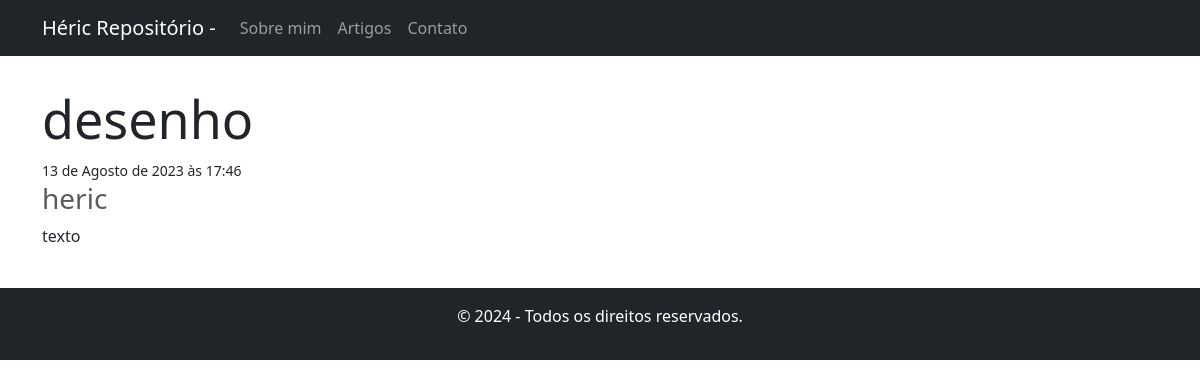
Screenshot of /3/ with the database file from the repository.
### poems/models.py (models this page shows, shortened)
class Poema(models.Model):
    titulo = models.CharField(max_length=200)
    autor = models.CharField(max_length=100)
    exceto = models.TextField(null=True, blank=True)
    conteudo = models.TextField()
    image = models.ImageField(upload_to='', null=True, blank=True)
    data_publicacao = models.DateTimeField(auto_now_add=True)

### poems/views.py (the view)
# urls.py: path('<int:pk>/', views.poema_detalhe, name='poema_detalhe'),
def poema_detalhe(request, pk):
    poema = get_object_or_404(Poema, id=pk)
    context = {'poem': poema, 'title': poema.titulo}
    return render(request, 'poema_detalhe.html', context)

### poemsproject/templates/poema_detalhe.html (shortened to what this page needs)
{% extends 'base.html' %}
{% block conteudo %}
      <div class="container">
        <h9 class="card-title">{{ poem.titulo }}</h9>
        <br>
        <small class="data">{{ poem.data_publicacao }}</small>
        <h3 class="card-subtitle mb-2 text-muted">{{ poem.autor }}</h3>
        <p>{{ poem.conteudo | safe }}</p>
      </div>
{% endblock conteudo %}

### poemsproject/templates/poema_detalhe.html (style rules this page uses)
h9 { font-size: 52px; text-align: center; margin-top: 30px; }

### rows the page displays
Poema: titulo "desenho", data_publicacao "13 de Agosto de 2023 às 17:46", autor "heric", conteudo "texto"
